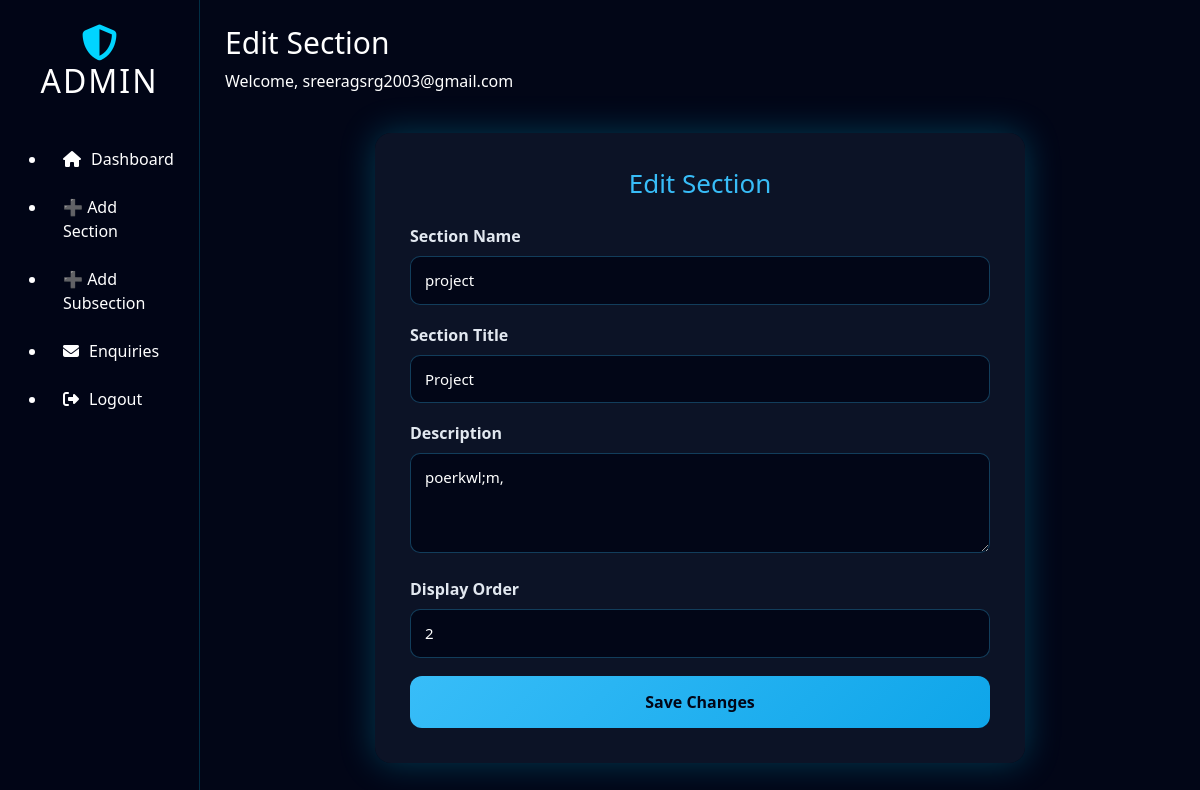
Before: /admin/sections/edit/3 (signed in) with the older database file.
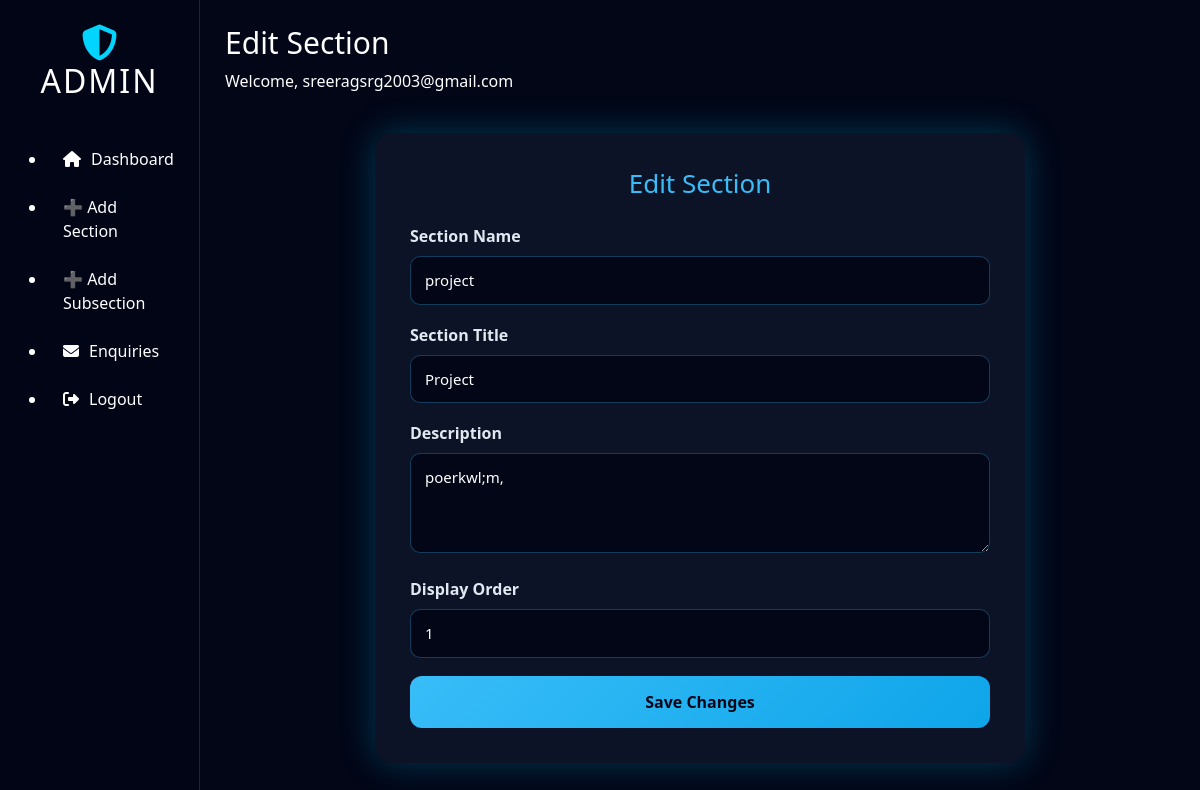
After: the same page with the newer database file.
### models.py (models this page shows)
class SectionHead(db.Model):
    __tablename__ = "section_head"
    id = db.Column(db.Integer, primary_key=True)
    section_name = db.Column(db.String(100), unique=True, nullable=False)
    section_title = db.Column(db.String(200), nullable=False)
    section_description = db.Column(db.Text)
    display_order = db.Column(db.Integer, default=0)
    items = db.relationship("SectionBody", backref="section", cascade="all, delete",
                            order_by="SectionBody.item_order")

### admin/routes.py (the view, shortened to what this page needs)
@admin_bp.route("/sections/edit/<int:id>", methods=["GET", "POST"])
@login_required
def edit_section(id):
    section = SectionHead.query.get_or_404(id)
    return render_template("edit_section.html", section=section)

### admin/routes.py (called while the page is built)
def login_required(f):
    from functools import wraps
    @wraps(f)
    def wrapper(*args, **kwargs):
        if "admin_id" not in session:
            return redirect(url_for("admin.login"))
        return f(*args, **kwargs)
    return wrapper

### templates/edit_section.html
{% extends "admin_layout.html" %}
{% set page_title = "Edit Section" %}
{% block content %}
<div class="admin-form-wrapper">
    <h2>Edit Section</h2>
    <form method="POST">
        <div class="form-group">
            <label>Section Name</label>
            <input type="text" name="section_name" value="{{ section.section_name }}" required>
        </div>
        <div class="form-group">
            <label>Section Title</label>
            <input type="text" name="section_title" value="{{ section.section_title }}" required>
        </div>
        <div class="form-group">
            <label>Description</label>
            <textarea name="section_description">{{ section.section_description }}</textarea>
        </div>
        <div class="form-group">
            <label>Display Order</label>
            <input type="number" name="display_order" value="{{ section.display_order }}" required>
        </div>
        <button type="submit" class="submit-btn">Save Changes</button>
    </form>
</div>
{% endblock %}

Changed rows visible on the page:
changed SectionHead "project": display_order "2" → "1"
